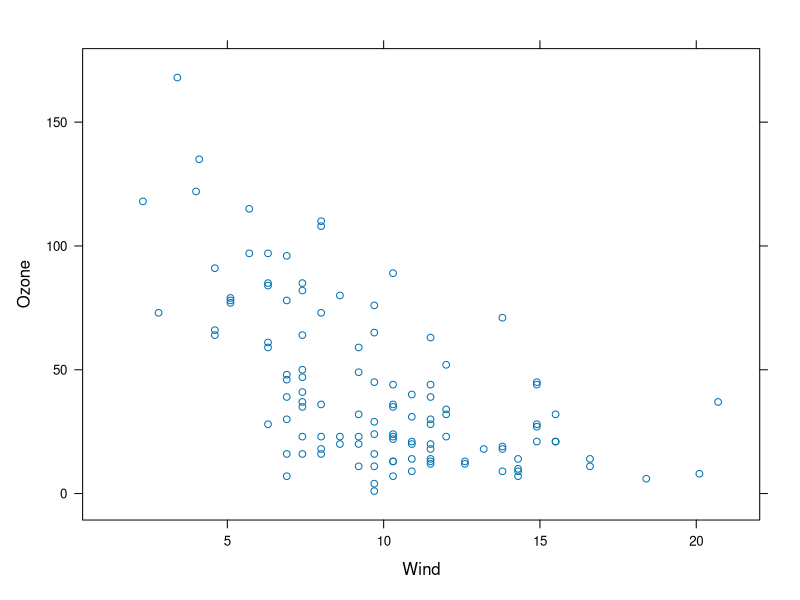
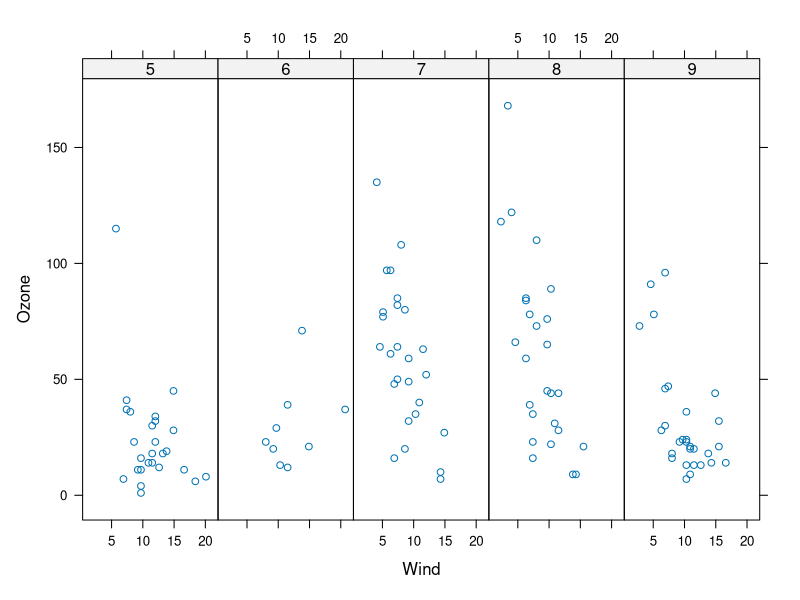
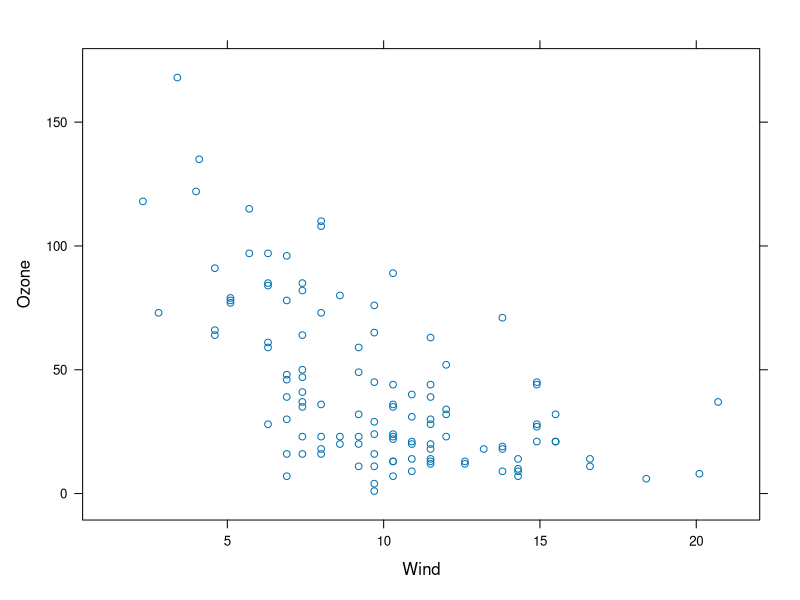
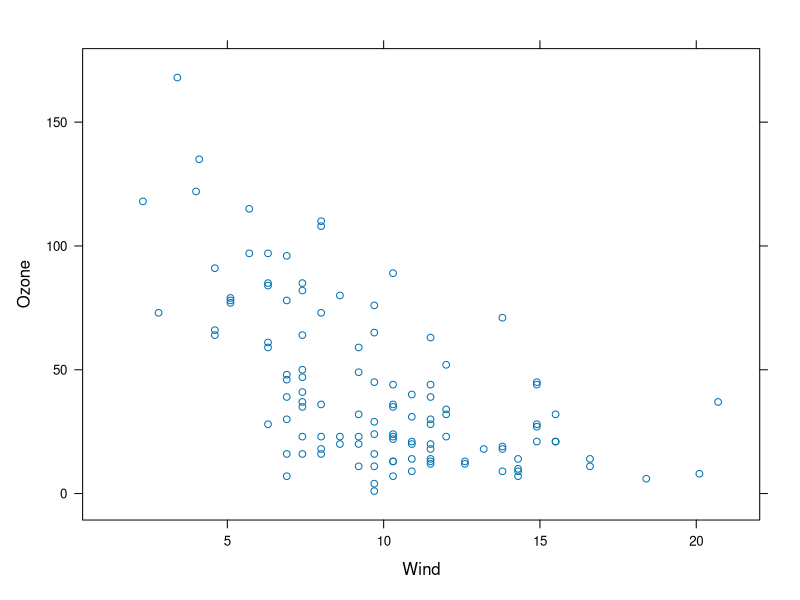
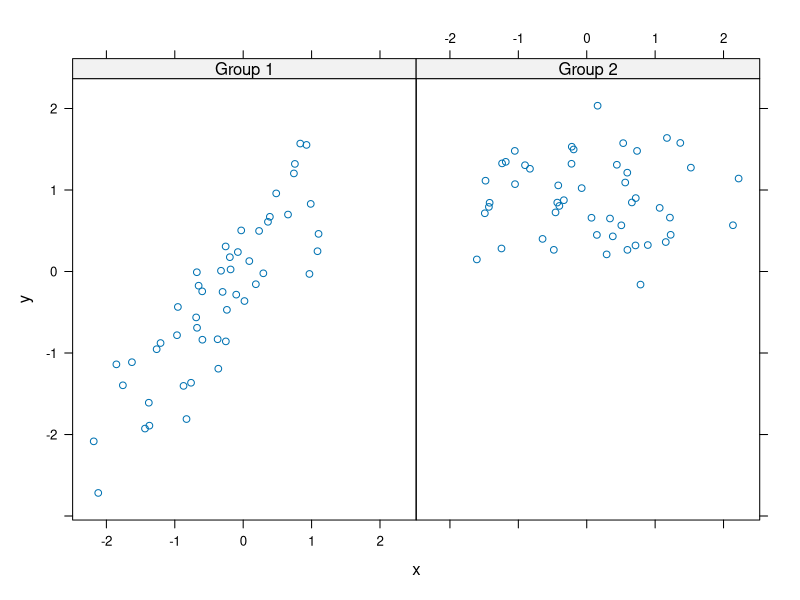
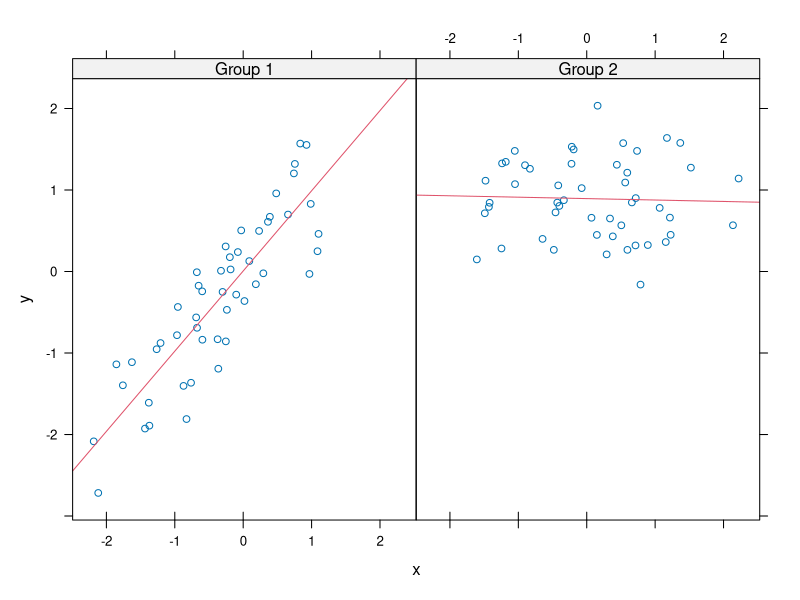
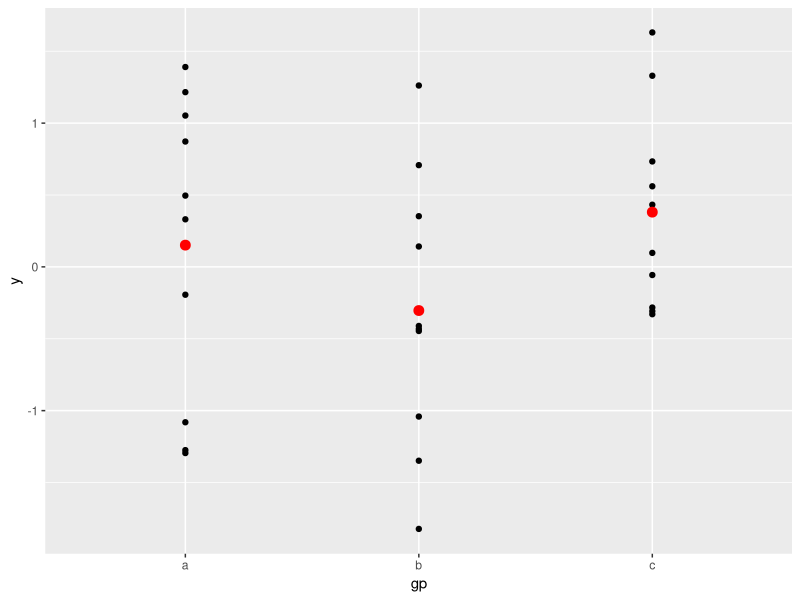
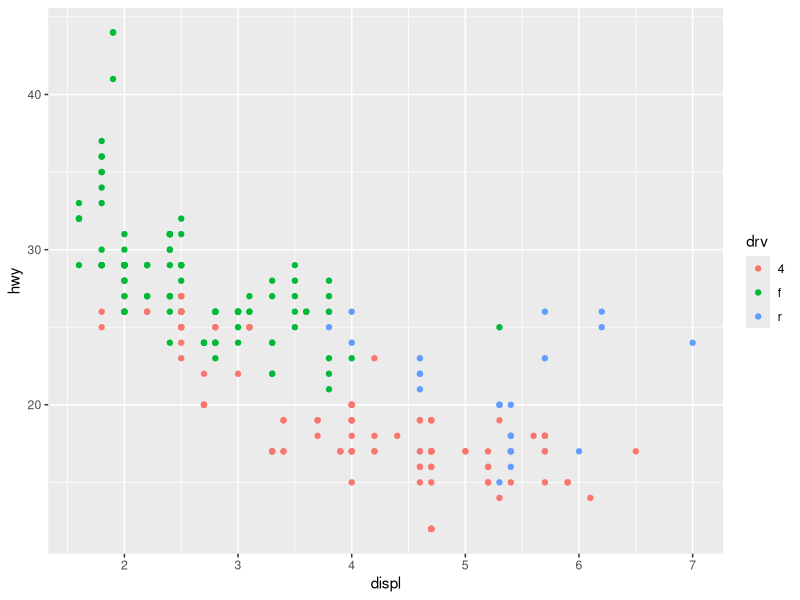

Recreate these plots in R, in order. (Note: this script raises an error after producing the figures.)
## week 2 - Lattice plotting system
# lattice: contains code for producing Trellis graphics, which are independent from "base" graphics; includes functions like xyplot, bwplot, levelplot
# grid: implements a different graphing system independent of "base" system; lattice builds on top of grid
# no two-phase process; all done at once
#   xyplot: main function for scatterplots
#   bwplot: box-and-whiskers plot ("boxplots")
#   histogram
#   stripplot: like boxplot but with actual points
#   dotplot: plot dots on "violin strings"
#   splom: catterplot matrix; like "pairs" in base system
#   levelplot, contourplot: for plotting "image" data

# xyplot(y ~ x | f * g, data)
#   y is y-axis variable
#   x is x-axis variable
#   f and g a re contitioning variables (optional)
#   * indicates interaction
library(lattice)
library(datasets)
xyplot(Ozone ~ Wind, data=airquality)
airquality <- transform(airquality, Month=factor(Month))
xyplot(Ozone ~ Wind | Month, data=airquality, layout=c(5,1)) # groups by Month factor

# lattice functions behave differently from base functions
#    base functions plot data directly to the graphics device
#    lattice functions return an object of class trellis
#    then the print method plots the trellis data
#    lattice functions return "plot objects" that can be stored (not typical)
p <- xyplot(Ozone ~ Wind, data=airquality)
print(p)
xyplot(Ozone ~ Wind, data=airquality) #uses "auto-printing" feature in R

# lattice has "panel" functions which controls what happens inside each panel of the plot
#    "panel" functions receive the x/y coordinates fo the data points in their panel
set.seed(10)
x <- rnorm(100)
f <- rep(0:1, each=50)
y <- x + f - f * x + rnorm(100, sd=0.5)
f <- factor(f, labels=c("Group 1", "Group 2"))
xyplot(y ~ x | f, layout=c(2,1)) # plot with 2 panels
# you can create a custom function to control the content of the panels
xyplot(y ~ x | f, panel = function (x,y,...) {
  panel.xyplot(x, y, ...) # first call default panel function
  panel.lmline(x, y, col=2) # overlay a simple linear regression line
  panel.axis(labels=F)
})
# cannot use any of the base functions to annotate lattice plots -- have to use lattice functions
# lattice plots are created using a single function call to a core lattice function
# margins are automatically handled and defaults are usually sufficient
# ideal for creating conditioning plots where you examine same kind of plot under different conditions
# panel functions can be specified/customized to modify what is plotted in each panel

## ggplot2 package
# implements Grammer of Graphics by Leland Wilkinson
# written by Handley Wickham while he was a grad student at Iowa State
# "third" graphics system for R
# http://ggplot2.org
# built upon the grid graphics system
# grammer of graphics represents an abstraction of graphics ideas/objects
# think "verb", "noun", "adjective" for graphics
# allows for a "theory" of graphics on which to build new graphics and graphic objects
# the grammer tells us that a statistical graphic is a mapping from data to aesthetic
#   attributes of geometric objects
install.packages("ggplot2")
library(ggplot2)
# qplot() function works like plot() in base system
#   looks for data in a data frame, similar to lattice
#   plots are made up of aesthetics (size, shape, color) and geoms (points, lines)
#   factors are important for indicating subsets of the data and they should be labeled
#   qplot() hides whats going on underneath
#   ggplot() is the core function and very flexible for doing things that qplot() cannot do
df <- data.frame(gp = factor(rep(letters[1:3], each = 10)),
                 y = rnorm(30))
# Compute sample mean and standard deviation in each group
library(plyr)
ds <- ddply(df, .(gp), summarise, mean = mean(y), sd = sd(y))
# Declare the data frame and common aesthetics.
# The summary data frame ds is used to plot
# larger red points in a second geom_point() layer.
# If the data = argument is not specified, it uses the
# declared data frame from ggplot(); ditto for the aesthetics.
ggplot(df, aes(x = gp, y = y)) +
  geom_point() +
  geom_point(data = ds, aes(y = mean),
             colour = 'red', size = 3)
str(mpg)
qplot(displ, hwy, data=mpg, color=drv) # subset the drv variable and map it to color
qplot(displ, hwy, data=mpg, color=drv, geom=c("point", "smooth")) # add a geom to represent confidence intervals 95%
# histogram filing colors based on drv condition
qplot(hwy, data=mpg, fill=drv)
# you can make panel plots using facets
qplot(displ,hwy,data=mpg,facets=.~drv)
qplot(hwy,data=mpg,facets=drv~.) # the .~ handles the layout (left-hand side of the ~ controls the columns; right-hand controls the rows); "." means nothing
# qplot is a simple function but with many built-in features
# syntax is somewhere between base and lattice
# produces very nice graphics that are publication-ready
# difficult to go against the grain/customize; use full ggplot2 power if you want to customize
# components: data frame, aesthetic mappings, geoms, facets, stats, scales, coordinate system
# plots are built-up in layers:
#   plot the data
#   overlay a summary
#   metadata and annotation
# examples:
df <- data.frame(gp = factor(rep(letters[1:3], each = 10)),
                 y = rnorm(30))
# Compute sample mean and standard deviation in each group
library(plyr)
ds <- ddply(df, .(gp), summarise, mean = mean(y), sd = sd(y))

# Declare the data frame and common aesthetics.
# The summary data frame ds is used to plot
# larger red points in a second geom_point() layer.
# If the data = argument is not specified, it uses the
# declared data frame from ggplot(); ditto for the aesthetics.
ggplot(df, aes(x = gp, y = y)) +
  geom_point() +
  geom_point(data = ds, aes(y = mean),
             colour = 'red', size = 3)
# Same plot as above, declaring only the data frame in ggplot().
# Note how the x and y aesthetics must now be declared in
# each geom_point() layer.
ggplot(df) +
  geom_point(aes(x = gp, y = y)) +
  geom_point(data = ds, aes(x = gp, y = mean),
             colour = 'red', size = 3)
# Set up a skeleton ggplot object and add layers:
ggplot() +
  geom_point(data = df, aes(x = gp, y = y)) +
  geom_point(data = ds, aes(x = gp, y = mean),
             colour = 'red', size = 3) +
  geom_errorbar(data = ds, aes(x = gp, y = mean,
                               ymin = mean - sd, ymax = mean + sd),
                colour = 'red', width = 0.4)
# annotation
#   labels: xlab(), ylab(), ggtitle()
#   each "geom" function has options to modify
#   check out theme()
#   two standard appearance themes are included: theme_gray() and theme_bw()
# axis limits are different using ggplot2 versus base system
testdat <- data.frame(x=1:100,y=rnorm(100))
testdat[50,2] <- 100
plot(testdat$x, testdat$y, type="l",ylim=c(-3,3))
g <- ggplot(testdat,aes(x=x,y=y))
g + geom_line() + coord_cartesian(ylim=c(-3,3))
# ggplot will remove outliers if you are not careful!
# use cut() function to make continuous variables categorical
# ggplot2 is very powerful and flexible if you learn the "grammar"

library(nlme)
library(lattice)
xyplot(weight ~ Time | Diet, BodyWeight)
library(datasets)
data(airquality)
xyplot(Ozone ~ Wind | factor(Month), data=airquality)
qplot(Wind, Ozone, data=airquality, geom="smooth")
qplot(Wind, Ozone, data=airquality, facets=.~factor(Month))
airquality <- transform(airquality, Month=factor(Month))
qplot(Wind, Ozone, data=airquality, facets=.~Month)
g <- ggplot(movies, aes(votes, rating))
print(g)
qplot(votes, rating, data=movies) + stats_smooth("loess")
